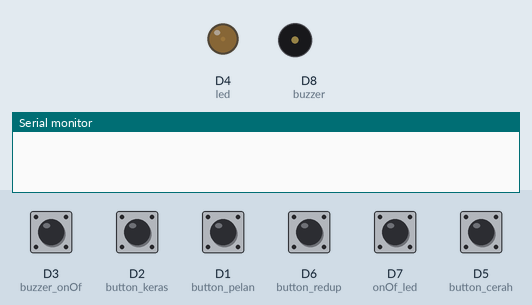
Simulated run of this sketch. Board: ESP8266 (NodeMCU). Parts: output pins drawn as LEDs (lit = HIGH), buzzer (waves = sounding, pin HIGH), the last lines printed to the serial monitor. Dashed ring = blinking. The test bench sets the inputs (shaded band); at power-on: D1 (button_pelan), D2 (button_keras), D3 (buzzer_onOf), D5 (button_cerah), D6 (button_redup), D7 (onOf_led) HIGH.

Above: at 1.2 s.
1.3 s: D3 (buzzer_onOf) pulled LOW for 1 s
At 3.3 s:
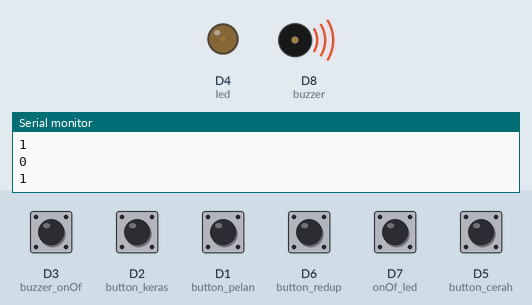
3.9 s: D7 (onOf_led) pulled LOW for 1 s
At 5.4 s:
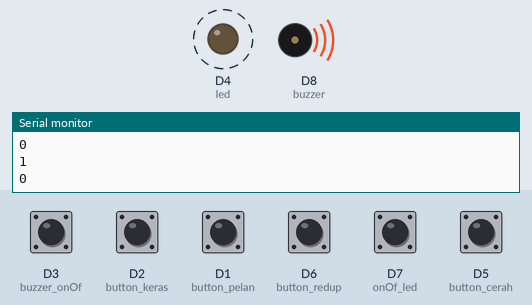
6.6 s: D2 (button_keras) pulled LOW for 0.15 s
At 8.0 s:
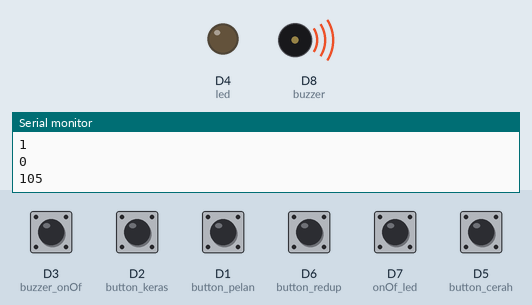
8.4 s: D2 (button_keras) pulled LOW for 1 s
At 8.85 s:
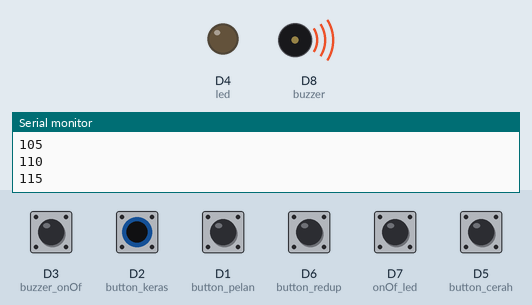
11.1 s: D2 (button_keras) pulled LOW for 0.15 s
At 12.6 s:
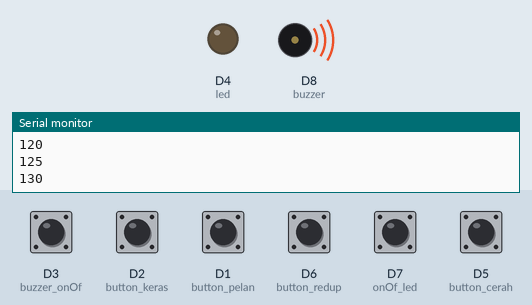
12.9 s: D7 (onOf_led) pulled LOW for 0.15 s
At 14.0 s:
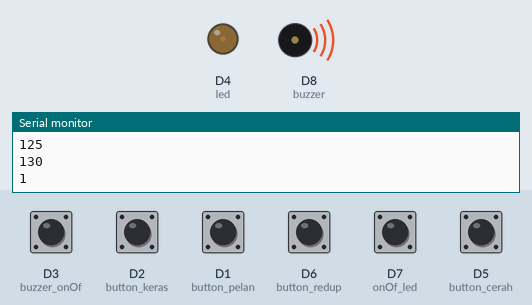
Timing chart, 0 to 15.7 s (numbered marks = the images above; inputs shaded):
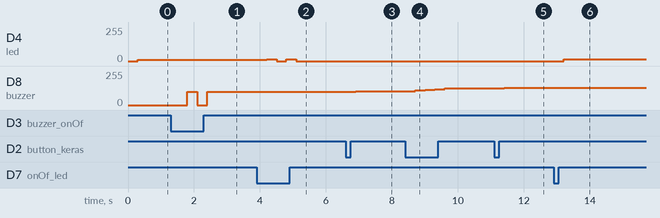

The sketch:

posttest1.ino
```cpp
// Inisialisasi Pin LED dan BUZZER

//PIN BUZZER dan LED
const int led = D4;
const int buzzer = D8;

// PIN Button Enable dan Disable
const int buzzer_onOf = D3;
const int onOf_led = D7;

// Button untuk kontrol cerah dan redup led
const int button_cerah = D5;
const int button_redup = D6;

// BUtton untuk kontol Volume Buzzer
const int button_keras = D2;
const int button_pelan = D1;


// Inisialisasi Variabel dan Nilai
int on_led = 0;
int on_buzzer = 0;
int add;
int minus;
int volume_tambah;
int volume_kurang;
int kecerahan = 10;
int status_kecerahan = 15;
int frequensi = 0;
int status_frequensi = 100;
int cerah = 250;
int redup = 0;
int kelipatan = 5;
int max_volume_buzzer = 2500;
int min_volume_buzzer = 105;


void setup() {
  Serial.begin(9600);

  // Inisialisasi pin
  pinMode(led, OUTPUT);
  pinMode(onOf_led, INPUT_PULLUP);
  pinMode(button_cerah, INPUT_PULLUP);
  pinMode(button_redup, INPUT_PULLUP);
  pinMode(buzzer_onOf, INPUT_PULLUP);
  pinMode(button_keras, INPUT_PULLUP);
  pinMode(button_pelan, INPUT_PULLUP);
}

void loop() {

  // Variabel Button
  add = digitalRead(button_cerah);
  minus = digitalRead(button_redup);
  volume_tambah = digitalRead(button_keras);
  volume_kurang = digitalRead(button_pelan);

  //ON / OF LED
  if ( digitalRead(onOf_led) == LOW && on_led == 0 ) {// Kondisi Button Mati
    on_led = 1;
    kecerahan = status_kecerahan;
    Serial.println(on_led);
  } else if ( digitalRead(onOf_led) == LOW && on_led == 1 ) {// Kondisi Button Nyala
    on_led = 0;
    status_kecerahan = kecerahan;
    kecerahan = 0;
    Serial.println(on_led);
  }

 // Tingkat Kecerahan dan Redup LED
  if ( add == LOW && kecerahan < cerah && on_led == 1 ) {
    kecerahan += kelipatan;
    Serial.println(kecerahan);
  }else if ( add == LOW && kecerahan >= cerah && on_led == 1 ) {
    kecerahan = 250;
    Serial.println(kecerahan);
  }else if ( minus == LOW && kecerahan > redup && on_led == 1 ) {
    kecerahan -= kelipatan;
    Serial.println(kecerahan);
  }else if ( minus == LOW && kecerahan <= redup && on_led == 1 ) {
    kecerahan = 0;
    Serial.println(kecerahan);
  }

  // ON / OF BUZZER
  if ( digitalRead(buzzer_onOf) == LOW && on_buzzer == 0 ) { // Kondisi Button Buzzer Nyala
    on_buzzer = 1;
    frequensi = status_frequensi;
    Serial.println(on_buzzer);
  } else if ( digitalRead(buzzer_onOf) == LOW && on_buzzer == 1 ) { // Kondisi Button Buzzer Mati
    on_buzzer = 0;
    status_frequensi = frequensi;
    frequensi = 0;
    Serial.println(on_buzzer);
  }

  //Volume Buzzer
  if ( volume_tambah == LOW && frequensi < max_volume_buzzer && on_buzzer == 1 ) {
    frequensi += kelipatan;
    Serial.println(frequensi);
  }else if ( volume_tambah == LOW && frequensi >= max_volume_buzzer && on_buzzer == 1 ) {
    frequensi = 2500;
    Serial.println(frequensi);
  }else if ( volume_kurang == LOW && frequensi > min_volume_buzzer && on_buzzer == 1 ) {
    frequensi -= kelipatan;
    Serial.println(frequensi);
  }else if ( volume_kurang == LOW && frequensi <= min_volume_buzzer && on_buzzer == 1 ) {
    frequensi = 100;
    Serial.println(frequensi);
  }


  delay(300);
  analogWrite(led, kecerahan);
  analogWrite(buzzer, frequensi);
}
```

Measured:
- after the input at 1.3 s, D8 (buzzer): 0/255 → 100/255 after 0.50 s, → 0/255 0.30 s later, → 100/255 0.30 s later
- after the input at 3.9 s, D4 (led): alternates 15/255 for 0.30 s and 0/255 for 0.30 s, 4 changes in all, then stays 0/255, starting after 0.30 s
- after the input at 6.6 s, D8 (buzzer): 100/255 → 105/255 after 0.30 s
- after the input at 8.4 s, D8 (buzzer): 105/255 → 110/255 after 0.30 s, → 115/255 0.30 s later, → 120/255 0.30 s later, → 125/255 0.30 s later
- after the input at 11.1 s, D8 (buzzer): 125/255 → 130/255 after 0.30 s
- after the input at 12.9 s, D4 (led): 0/255 → 15/255 after 0.30 s
